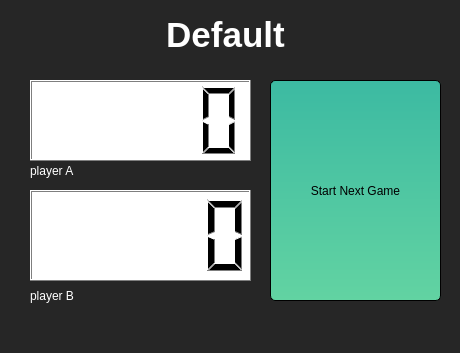
<?xml version="1.0" encoding="UTF-8"?>
<ui version="4.0">
 <class>matchDisplay</class>
 <widget class="QDialog" name="matchDisplay">
  <property name="geometry">
   <rect>
    <x>0</x>
    <y>0</y>
    <width>460</width>
    <height>353</height>
   </rect>
  </property>
  <property name="palette">
   <palette>
    <active>
     <colorrole role="WindowText">
      <brush brushstyle="SolidPattern">
       <color alpha="255">
        <red>255</red>
        <green>255</green>
        <blue>255</blue>
       </color>
      </brush>
     </colorrole>
     <colorrole role="Button">
      <brush brushstyle="SolidPattern">
       <color alpha="255">
        <red>38</red>
        <green>38</green>
        <blue>38</blue>
       </color>
      </brush>
     </colorrole>
     <colorrole role="Light">
      <brush brushstyle="SolidPattern">
       <color alpha="255">
        <red>57</red>
        <green>57</green>
        <blue>57</blue>
       </color>
      </brush>
     </colorrole>
     <colorrole role="Midlight">
      <brush brushstyle="SolidPattern">
       <color alpha="255">
        <red>47</red>
        <green>47</green>
        <blue>47</blue>
       </color>
      </brush>
     </colorrole>
     <colorrole role="Dark">
      <brush brushstyle="SolidPattern">
       <color alpha="255">
        <red>19</red>
        <green>19</green>
        <blue>19</blue>
       </color>
      </brush>
     </colorrole>
     <colorrole role="Mid">
      <brush brushstyle="SolidPattern">
       <color alpha="255">
        <red>25</red>
        <green>25</green>
        <blue>25</blue>
       </color>
      </brush>
     </colorrole>
     <colorrole role="Text">
      <brush brushstyle="SolidPattern">
       <color alpha="255">
        <red>255</red>
        <green>255</green>
        <blue>255</blue>
       </color>
      </brush>
     </colorrole>
     <colorrole role="BrightText">
      <brush brushstyle="SolidPattern">
       <color alpha="255">
        <red>255</red>
        <green>255</green>
        <blue>255</blue>
       </color>
      </brush>
     </colorrole>
     <colorrole role="ButtonText">
      <brush brushstyle="SolidPattern">
       <color alpha="255">
        <red>255</red>
        <green>255</green>
        <blue>255</blue>
       </color>
      </brush>
     </colorrole>
     <colorrole role="Base">
      <brush brushstyle="SolidPattern">
       <color alpha="255">
        <red>0</red>
        <green>0</green>
        <blue>0</blue>
       </color>
      </brush>
     </colorrole>
     <colorrole role="Window">
      <brush brushstyle="SolidPattern">
       <color alpha="255">
        <red>38</red>
        <green>38</green>
        <blue>38</blue>
       </color>
      </brush>
     </colorrole>
     <colorrole role="Shadow">
      <brush brushstyle="SolidPattern">
       <color alpha="255">
        <red>0</red>
        <green>0</green>
        <blue>0</blue>
       </color>
      </brush>
     </colorrole>
     <colorrole role="AlternateBase">
      <brush brushstyle="SolidPattern">
       <color alpha="255">
        <red>19</red>
        <green>19</green>
        <blue>19</blue>
       </color>
      </brush>
     </colorrole>
     <colorrole role="ToolTipBase">
      <brush brushstyle="SolidPattern">
       <color alpha="255">
        <red>255</red>
        <green>255</green>
        <blue>220</blue>
       </color>
      </brush>
     </colorrole>
     <colorrole role="ToolTipText">
      <brush brushstyle="SolidPattern">
       <color alpha="255">
        <red>0</red>
        <green>0</green>
        <blue>0</blue>
       </color>
      </brush>
     </colorrole>
    </active>
    <inactive>
     <colorrole role="WindowText">
      <brush brushstyle="SolidPattern">
       <color alpha="255">
        <red>255</red>
        <green>255</green>
        <blue>255</blue>
       </color>
      </brush>
     </colorrole>
     <colorrole role="Button">
      <brush brushstyle="SolidPattern">
       <color alpha="255">
        <red>38</red>
        <green>38</green>
        <blue>38</blue>
       </color>
      </brush>
     </colorrole>
     <colorrole role="Light">
      <brush brushstyle="SolidPattern">
       <color alpha="255">
        <red>57</red>
        <green>57</green>
        <blue>57</blue>
       </color>
      </brush>
     </colorrole>
     <colorrole role="Midlight">
      <brush brushstyle="SolidPattern">
       <color alpha="255">
        <red>47</red>
        <green>47</green>
        <blue>47</blue>
       </color>
      </brush>
     </colorrole>
     <colorrole role="Dark">
      <brush brushstyle="SolidPattern">
       <color alpha="255">
        <red>19</red>
        <green>19</green>
        <blue>19</blue>
       </color>
      </brush>
     </colorrole>
     <colorrole role="Mid">
      <brush brushstyle="SolidPattern">
       <color alpha="255">
        <red>25</red>
        <green>25</green>
        <blue>25</blue>
       </color>
      </brush>
     </colorrole>
     <colorrole role="Text">
      <brush brushstyle="SolidPattern">
       <color alpha="255">
        <red>255</red>
        <green>255</green>
        <blue>255</blue>
       </color>
      </brush>
     </colorrole>
     <colorrole role="BrightText">
      <brush brushstyle="SolidPattern">
       <color alpha="255">
        <red>255</red>
        <green>255</green>
        <blue>255</blue>
       </color>
      </brush>
     </colorrole>
     <colorrole role="ButtonText">
      <brush brushstyle="SolidPattern">
       <color alpha="255">
        <red>255</red>
        <green>255</green>
        <blue>255</blue>
       </color>
      </brush>
     </colorrole>
     <colorrole role="Base">
      <brush brushstyle="SolidPattern">
       <color alpha="255">
        <red>0</red>
        <green>0</green>
        <blue>0</blue>
       </color>
      </brush>
     </colorrole>
     <colorrole role="Window">
      <brush brushstyle="SolidPattern">
       <color alpha="255">
        <red>38</red>
        <green>38</green>
        <blue>38</blue>
       </color>
      </brush>
     </colorrole>
     <colorrole role="Shadow">
      <brush brushstyle="SolidPattern">
       <color alpha="255">
        <red>0</red>
        <green>0</green>
        <blue>0</blue>
       </color>
      </brush>
     </colorrole>
     <colorrole role="AlternateBase">
      <brush brushstyle="SolidPattern">
       <color alpha="255">
        <red>19</red>
        <green>19</green>
        <blue>19</blue>
       </color>
      </brush>
     </colorrole>
     <colorrole role="ToolTipBase">
      <brush brushstyle="SolidPattern">
       <color alpha="255">
        <red>255</red>
        <green>255</green>
        <blue>220</blue>
       </color>
      </brush>
     </colorrole>
     <colorrole role="ToolTipText">
      <brush brushstyle="SolidPattern">
       <color alpha="255">
        <red>0</red>
        <green>0</green>
        <blue>0</blue>
       </color>
      </brush>
     </colorrole>
    </inactive>
    <disabled>
     <colorrole role="WindowText">
      <brush brushstyle="SolidPattern">
       <color alpha="255">
        <red>19</red>
        <green>19</green>
        <blue>19</blue>
       </color>
      </brush>
     </colorrole>
     <colorrole role="Button">
      <brush brushstyle="SolidPattern">
       <color alpha="255">
        <red>38</red>
        <green>38</green>
        <blue>38</blue>
       </color>
      </brush>
     </colorrole>
     <colorrole role="Light">
      <brush brushstyle="SolidPattern">
       <color alpha="255">
        <red>57</red>
        <green>57</green>
        <blue>57</blue>
       </color>
      </brush>
     </colorrole>
     <colorrole role="Midlight">
      <brush brushstyle="SolidPattern">
       <color alpha="255">
        <red>47</red>
        <green>47</green>
        <blue>47</blue>
       </color>
      </brush>
     </colorrole>
     <colorrole role="Dark">
      <brush brushstyle="SolidPattern">
       <color alpha="255">
        <red>19</red>
        <green>19</green>
        <blue>19</blue>
       </color>
      </brush>
     </colorrole>
     <colorrole role="Mid">
      <brush brushstyle="SolidPattern">
       <color alpha="255">
        <red>25</red>
        <green>25</green>
        <blue>25</blue>
       </color>
      </brush>
     </colorrole>
     <colorrole role="Text">
      <brush brushstyle="SolidPattern">
       <color alpha="255">
        <red>19</red>
        <green>19</green>
        <blue>19</blue>
       </color>
      </brush>
     </colorrole>
     <colorrole role="BrightText">
      <brush brushstyle="SolidPattern">
       <color alpha="255">
        <red>255</red>
        <green>255</green>
        <blue>255</blue>
       </color>
      </brush>
     </colorrole>
     <colorrole role="ButtonText">
      <brush brushstyle="SolidPattern">
       <color alpha="255">
        <red>19</red>
        <green>19</green>
        <blue>19</blue>
       </color>
      </brush>
     </colorrole>
     <colorrole role="Base">
      <brush brushstyle="SolidPattern">
       <color alpha="255">
        <red>38</red>
        <green>38</green>
        <blue>38</blue>
       </color>
      </brush>
     </colorrole>
     <colorrole role="Window">
      <brush brushstyle="SolidPattern">
       <color alpha="255">
        <red>38</red>
        <green>38</green>
        <blue>38</blue>
       </color>
      </brush>
     </colorrole>
     <colorrole role="Shadow">
      <brush brushstyle="SolidPattern">
       <color alpha="255">
        <red>0</red>
        <green>0</green>
        <blue>0</blue>
       </color>
      </brush>
     </colorrole>
     <colorrole role="AlternateBase">
      <brush brushstyle="SolidPattern">
       <color alpha="255">
        <red>38</red>
        <green>38</green>
        <blue>38</blue>
       </color>
      </brush>
     </colorrole>
     <colorrole role="ToolTipBase">
      <brush brushstyle="SolidPattern">
       <color alpha="255">
        <red>255</red>
        <green>255</green>
        <blue>220</blue>
       </color>
      </brush>
     </colorrole>
     <colorrole role="ToolTipText">
      <brush brushstyle="SolidPattern">
       <color alpha="255">
        <red>0</red>
        <green>0</green>
        <blue>0</blue>
       </color>
      </brush>
     </colorrole>
    </disabled>
   </palette>
  </property>
  <property name="windowTitle">
   <string>Match Viewer</string>
  </property>
  <property name="windowOpacity">
   <double>1.000000000000000</double>
  </property>
  <property name="autoFillBackground">
   <bool>true</bool>
  </property>
  <widget class="QLabel" name="playerAlabel">
   <property name="geometry">
    <rect>
     <x>30</x>
     <y>150</y>
     <width>91</width>
     <height>41</height>
    </rect>
   </property>
   <property name="text">
    <string>player A</string>
   </property>
  </widget>
  <widget class="QLabel" name="playerBlabel">
   <property name="geometry">
    <rect>
     <x>30</x>
     <y>260</y>
     <width>81</width>
     <height>71</height>
    </rect>
   </property>
   <property name="text">
    <string>player B</string>
   </property>
  </widget>
  <widget class="QLCDNumber" name="playerAlcdNumber">
   <property name="geometry">
    <rect>
     <x>30</x>
     <y>80</y>
     <width>221</width>
     <height>81</height>
    </rect>
   </property>
   <property name="palette">
    <palette>
     <active>
      <colorrole role="WindowText">
       <brush brushstyle="SolidPattern">
        <color alpha="255">
         <red>0</red>
         <green>0</green>
         <blue>0</blue>
        </color>
       </brush>
      </colorrole>
      <colorrole role="Button">
       <brush brushstyle="SolidPattern">
        <color alpha="255">
         <red>255</red>
         <green>255</green>
         <blue>255</blue>
        </color>
       </brush>
      </colorrole>
      <colorrole role="Light">
       <brush brushstyle="SolidPattern">
        <color alpha="255">
         <red>255</red>
         <green>255</green>
         <blue>255</blue>
        </color>
       </brush>
      </colorrole>
      <colorrole role="Midlight">
       <brush brushstyle="SolidPattern">
        <color alpha="255">
         <red>255</red>
         <green>255</green>
         <blue>255</blue>
        </color>
       </brush>
      </colorrole>
      <colorrole role="Dark">
       <brush brushstyle="SolidPattern">
        <color alpha="255">
         <red>127</red>
         <green>127</green>
         <blue>127</blue>
        </color>
       </brush>
      </colorrole>
      <colorrole role="Mid">
       <brush brushstyle="SolidPattern">
        <color alpha="255">
         <red>170</red>
         <green>170</green>
         <blue>170</blue>
        </color>
       </brush>
      </colorrole>
      <colorrole role="Text">
       <brush brushstyle="SolidPattern">
        <color alpha="255">
         <red>0</red>
         <green>0</green>
         <blue>0</blue>
        </color>
       </brush>
      </colorrole>
      <colorrole role="BrightText">
       <brush brushstyle="SolidPattern">
        <color alpha="255">
         <red>255</red>
         <green>255</green>
         <blue>255</blue>
        </color>
       </brush>
      </colorrole>
      <colorrole role="ButtonText">
       <brush brushstyle="SolidPattern">
        <color alpha="255">
         <red>0</red>
         <green>0</green>
         <blue>0</blue>
        </color>
       </brush>
      </colorrole>
      <colorrole role="Base">
       <brush brushstyle="SolidPattern">
        <color alpha="255">
         <red>255</red>
         <green>255</green>
         <blue>255</blue>
        </color>
       </brush>
      </colorrole>
      <colorrole role="Window">
       <brush brushstyle="SolidPattern">
        <color alpha="255">
         <red>255</red>
         <green>255</green>
         <blue>255</blue>
        </color>
       </brush>
      </colorrole>
      <colorrole role="Shadow">
       <brush brushstyle="SolidPattern">
        <color alpha="255">
         <red>0</red>
         <green>0</green>
         <blue>0</blue>
        </color>
       </brush>
      </colorrole>
      <colorrole role="AlternateBase">
       <brush brushstyle="SolidPattern">
        <color alpha="255">
         <red>255</red>
         <green>255</green>
         <blue>255</blue>
        </color>
       </brush>
      </colorrole>
      <colorrole role="ToolTipBase">
       <brush brushstyle="SolidPattern">
        <color alpha="255">
         <red>255</red>
         <green>255</green>
         <blue>220</blue>
        </color>
       </brush>
      </colorrole>
      <colorrole role="ToolTipText">
       <brush brushstyle="SolidPattern">
        <color alpha="255">
         <red>0</red>
         <green>0</green>
         <blue>0</blue>
        </color>
       </brush>
      </colorrole>
     </active>
     <inactive>
      <colorrole role="WindowText">
       <brush brushstyle="SolidPattern">
        <color alpha="255">
         <red>0</red>
         <green>0</green>
         <blue>0</blue>
        </color>
       </brush>
      </colorrole>
      <colorrole role="Button">
       <brush brushstyle="SolidPattern">
        <color alpha="255">
         <red>255</red>
         <green>255</green>
         <blue>255</blue>
        </color>
       </brush>
      </colorrole>
      <colorrole role="Light">
       <brush brushstyle="SolidPattern">
        <color alpha="255">
         <red>255</red>
         <green>255</green>
         <blue>255</blue>
        </color>
       </brush>
      </colorrole>
      <colorrole role="Midlight">
       <brush brushstyle="SolidPattern">
        <color alpha="255">
         <red>255</red>
         <green>255</green>
         <blue>255</blue>
        </color>
       </brush>
      </colorrole>
      <colorrole role="Dark">
       <brush brushstyle="SolidPattern">
        <color alpha="255">
         <red>127</red>
         <green>127</green>
         <blue>127</blue>
        </color>
       </brush>
      </colorrole>
      <colorrole role="Mid">
       <brush brushstyle="SolidPattern">
        <color alpha="255">
         <red>170</red>
         <green>170</green>
         <blue>170</blue>
        </color>
       </brush>
      </colorrole>
      <colorrole role="Text">
       <brush brushstyle="SolidPattern">
        <color alpha="255">
         <red>0</red>
         <green>0</green>
         <blue>0</blue>
        </color>
       </brush>
      </colorrole>
      <colorrole role="BrightText">
       <brush brushstyle="SolidPattern">
        <color alpha="255">
         <red>255</red>
         <green>255</green>
         <blue>255</blue>
        </color>
       </brush>
      </colorrole>
      <colorrole role="ButtonText">
       <brush brushstyle="SolidPattern">
        <color alpha="255">
         <red>0</red>
         <green>0</green>
         <blue>0</blue>
        </color>
       </brush>
      </colorrole>
      <colorrole role="Base">
       <brush brushstyle="SolidPattern">
        <color alpha="255">
         <red>255</red>
         <green>255</green>
         <blue>255</blue>
        </color>
       </brush>
      </colorrole>
      <colorrole role="Window">
       <brush brushstyle="SolidPattern">
        <color alpha="255">
         <red>255</red>
         <green>255</green>
         <blue>255</blue>
        </color>
       </brush>
      </colorrole>
      <colorrole role="Shadow">
       <brush brushstyle="SolidPattern">
        <color alpha="255">
         <red>0</red>
         <green>0</green>
         <blue>0</blue>
        </color>
       </brush>
      </colorrole>
      <colorrole role="AlternateBase">
       <brush brushstyle="SolidPattern">
        <color alpha="255">
         <red>255</red>
         <green>255</green>
         <blue>255</blue>
        </color>
       </brush>
      </colorrole>
      <colorrole role="ToolTipBase">
       <brush brushstyle="SolidPattern">
        <color alpha="255">
         <red>255</red>
         <green>255</green>
         <blue>220</blue>
        </color>
       </brush>
      </colorrole>
      <colorrole role="ToolTipText">
       <brush brushstyle="SolidPattern">
        <color alpha="255">
         <red>0</red>
         <green>0</green>
         <blue>0</blue>
        </color>
       </brush>
      </colorrole>
     </inactive>
     <disabled>
      <colorrole role="WindowText">
       <brush brushstyle="SolidPattern">
        <color alpha="255">
         <red>127</red>
         <green>127</green>
         <blue>127</blue>
        </color>
       </brush>
      </colorrole>
      <colorrole role="Button">
       <brush brushstyle="SolidPattern">
        <color alpha="255">
         <red>255</red>
         <green>255</green>
         <blue>255</blue>
        </color>
       </brush>
      </colorrole>
      <colorrole role="Light">
       <brush brushstyle="SolidPattern">
        <color alpha="255">
         <red>255</red>
         <green>255</green>
         <blue>255</blue>
        </color>
       </brush>
      </colorrole>
      <colorrole role="Midlight">
       <brush brushstyle="SolidPattern">
        <color alpha="255">
         <red>255</red>
         <green>255</green>
         <blue>255</blue>
        </color>
       </brush>
      </colorrole>
      <colorrole role="Dark">
       <brush brushstyle="SolidPattern">
        <color alpha="255">
         <red>127</red>
         <green>127</green>
         <blue>127</blue>
        </color>
       </brush>
      </colorrole>
      <colorrole role="Mid">
       <brush brushstyle="SolidPattern">
        <color alpha="255">
         <red>170</red>
         <green>170</green>
         <blue>170</blue>
        </color>
       </brush>
      </colorrole>
      <colorrole role="Text">
       <brush brushstyle="SolidPattern">
        <color alpha="255">
         <red>127</red>
         <green>127</green>
         <blue>127</blue>
        </color>
       </brush>
      </colorrole>
      <colorrole role="BrightText">
       <brush brushstyle="SolidPattern">
        <color alpha="255">
         <red>255</red>
         <green>255</green>
         <blue>255</blue>
        </color>
       </brush>
      </colorrole>
      <colorrole role="ButtonText">
       <brush brushstyle="SolidPattern">
        <color alpha="255">
         <red>127</red>
         <green>127</green>
         <blue>127</blue>
        </color>
       </brush>
      </colorrole>
      <colorrole role="Base">
       <brush brushstyle="SolidPattern">
        <color alpha="255">
         <red>255</red>
         <green>255</green>
         <blue>255</blue>
        </color>
       </brush>
      </colorrole>
      <colorrole role="Window">
       <brush brushstyle="SolidPattern">
        <color alpha="255">
         <red>255</red>
         <green>255</green>
         <blue>255</blue>
        </color>
       </brush>
      </colorrole>
      <colorrole role="Shadow">
       <brush brushstyle="SolidPattern">
        <color alpha="255">
         <red>0</red>
         <green>0</green>
         <blue>0</blue>
        </color>
       </brush>
      </colorrole>
      <colorrole role="AlternateBase">
       <brush brushstyle="SolidPattern">
        <color alpha="255">
         <red>255</red>
         <green>255</green>
         <blue>255</blue>
        </color>
       </brush>
      </colorrole>
      <colorrole role="ToolTipBase">
       <brush brushstyle="SolidPattern">
        <color alpha="255">
         <red>255</red>
         <green>255</green>
         <blue>220</blue>
        </color>
       </brush>
      </colorrole>
      <colorrole role="ToolTipText">
       <brush brushstyle="SolidPattern">
        <color alpha="255">
         <red>0</red>
         <green>0</green>
         <blue>0</blue>
        </color>
       </brush>
      </colorrole>
     </disabled>
    </palette>
   </property>
   <property name="font">
    <font>
     <weight>50</weight>
     <bold>false</bold>
    </font>
   </property>
   <property name="autoFillBackground">
    <bool>true</bool>
   </property>
  </widget>
  <widget class="QLCDNumber" name="playerBlcdnumber">
   <property name="geometry">
    <rect>
     <x>30</x>
     <y>190</y>
     <width>221</width>
     <height>91</height>
    </rect>
   </property>
   <property name="palette">
    <palette>
     <active>
      <colorrole role="WindowText">
       <brush brushstyle="SolidPattern">
        <color alpha="255">
         <red>0</red>
         <green>0</green>
         <blue>0</blue>
        </color>
       </brush>
      </colorrole>
      <colorrole role="Button">
       <brush brushstyle="SolidPattern">
        <color alpha="255">
         <red>255</red>
         <green>255</green>
         <blue>255</blue>
        </color>
       </brush>
      </colorrole>
      <colorrole role="Light">
       <brush brushstyle="SolidPattern">
        <color alpha="255">
         <red>255</red>
         <green>255</green>
         <blue>255</blue>
        </color>
       </brush>
      </colorrole>
      <colorrole role="Midlight">
       <brush brushstyle="SolidPattern">
        <color alpha="255">
         <red>255</red>
         <green>255</green>
         <blue>255</blue>
        </color>
       </brush>
      </colorrole>
      <colorrole role="Dark">
       <brush brushstyle="SolidPattern">
        <color alpha="255">
         <red>127</red>
         <green>127</green>
         <blue>127</blue>
        </color>
       </brush>
      </colorrole>
      <colorrole role="Mid">
       <brush brushstyle="SolidPattern">
        <color alpha="255">
         <red>170</red>
         <green>170</green>
         <blue>170</blue>
        </color>
       </brush>
      </colorrole>
      <colorrole role="Text">
       <brush brushstyle="SolidPattern">
        <color alpha="255">
         <red>0</red>
         <green>0</green>
         <blue>0</blue>
        </color>
       </brush>
      </colorrole>
      <colorrole role="BrightText">
       <brush brushstyle="SolidPattern">
        <color alpha="255">
         <red>255</red>
         <green>255</green>
         <blue>255</blue>
        </color>
       </brush>
      </colorrole>
      <colorrole role="ButtonText">
       <brush brushstyle="SolidPattern">
        <color alpha="255">
         <red>0</red>
         <green>0</green>
         <blue>0</blue>
        </color>
       </brush>
      </colorrole>
      <colorrole role="Base">
       <brush brushstyle="SolidPattern">
        <color alpha="255">
         <red>255</red>
         <green>255</green>
         <blue>255</blue>
        </color>
       </brush>
      </colorrole>
      <colorrole role="Window">
       <brush brushstyle="SolidPattern">
        <color alpha="255">
         <red>255</red>
         <green>255</green>
         <blue>255</blue>
        </color>
       </brush>
      </colorrole>
      <colorrole role="Shadow">
       <brush brushstyle="SolidPattern">
        <color alpha="255">
         <red>0</red>
         <green>0</green>
         <blue>0</blue>
        </color>
       </brush>
      </colorrole>
      <colorrole role="AlternateBase">
       <brush brushstyle="SolidPattern">
        <color alpha="255">
         <red>255</red>
         <green>255</green>
         <blue>255</blue>
        </color>
       </brush>
      </colorrole>
      <colorrole role="ToolTipBase">
       <brush brushstyle="SolidPattern">
        <color alpha="255">
         <red>255</red>
         <green>255</green>
         <blue>220</blue>
        </color>
       </brush>
      </colorrole>
      <colorrole role="ToolTipText">
       <brush brushstyle="SolidPattern">
        <color alpha="255">
         <red>0</red>
         <green>0</green>
         <blue>0</blue>
        </color>
       </brush>
      </colorrole>
     </active>
     <inactive>
      <colorrole role="WindowText">
       <brush brushstyle="SolidPattern">
        <color alpha="255">
         <red>0</red>
         <green>0</green>
         <blue>0</blue>
        </color>
       </brush>
      </colorrole>
      <colorrole role="Button">
       <brush brushstyle="SolidPattern">
        <color alpha="255">
         <red>255</red>
         <green>255</green>
         <blue>255</blue>
        </color>
       </brush>
      </colorrole>
      <colorrole role="Light">
       <brush brushstyle="SolidPattern">
        <color alpha="255">
         <red>255</red>
         <green>255</green>
         <blue>255</blue>
        </color>
       </brush>
      </colorrole>
      <colorrole role="Midlight">
       <brush brushstyle="SolidPattern">
        <color alpha="255">
         <red>255</red>
         <green>255</green>
         <blue>255</blue>
        </color>
       </brush>
      </colorrole>
      <colorrole role="Dark">
       <brush brushstyle="SolidPattern">
        <color alpha="255">
         <red>127</red>
         <green>127</green>
         <blue>127</blue>
        </color>
       </brush>
      </colorrole>
      <colorrole role="Mid">
       <brush brushstyle="SolidPattern">
        <color alpha="255">
         <red>170</red>
         <green>170</green>
         <blue>170</blue>
        </color>
       </brush>
      </colorrole>
      <colorrole role="Text">
       <brush brushstyle="SolidPattern">
        <color alpha="255">
         <red>0</red>
         <green>0</green>
         <blue>0</blue>
        </color>
       </brush>
      </colorrole>
      <colorrole role="BrightText">
       <brush brushstyle="SolidPattern">
        <color alpha="255">
         <red>255</red>
         <green>255</green>
         <blue>255</blue>
        </color>
       </brush>
      </colorrole>
      <colorrole role="ButtonText">
       <brush brushstyle="SolidPattern">
        <color alpha="255">
         <red>0</red>
         <green>0</green>
         <blue>0</blue>
        </color>
       </brush>
      </colorrole>
      <colorrole role="Base">
       <brush brushstyle="SolidPattern">
        <color alpha="255">
         <red>255</red>
         <green>255</green>
         <blue>255</blue>
        </color>
       </brush>
      </colorrole>
      <colorrole role="Window">
       <brush brushstyle="SolidPattern">
        <color alpha="255">
         <red>255</red>
         <green>255</green>
         <blue>255</blue>
        </color>
       </brush>
      </colorrole>
      <colorrole role="Shadow">
       <brush brushstyle="SolidPattern">
        <color alpha="255">
         <red>0</red>
         <green>0</green>
         <blue>0</blue>
        </color>
       </brush>
      </colorrole>
      <colorrole role="AlternateBase">
       <brush brushstyle="SolidPattern">
        <color alpha="255">
         <red>255</red>
         <green>255</green>
         <blue>255</blue>
        </color>
       </brush>
      </colorrole>
      <colorrole role="ToolTipBase">
       <brush brushstyle="SolidPattern">
        <color alpha="255">
         <red>255</red>
         <green>255</green>
         <blue>220</blue>
        </color>
       </brush>
      </colorrole>
      <colorrole role="ToolTipText">
       <brush brushstyle="SolidPattern">
        <color alpha="255">
         <red>0</red>
         <green>0</green>
         <blue>0</blue>
        </color>
       </brush>
      </colorrole>
     </inactive>
     <disabled>
      <colorrole role="WindowText">
       <brush brushstyle="SolidPattern">
        <color alpha="255">
         <red>127</red>
         <green>127</green>
         <blue>127</blue>
        </color>
       </brush>
      </colorrole>
      <colorrole role="Button">
       <brush brushstyle="SolidPattern">
        <color alpha="255">
         <red>255</red>
         <green>255</green>
         <blue>255</blue>
        </color>
       </brush>
      </colorrole>
      <colorrole role="Light">
       <brush brushstyle="SolidPattern">
        <color alpha="255">
         <red>255</red>
         <green>255</green>
         <blue>255</blue>
        </color>
       </brush>
      </colorrole>
      <colorrole role="Midlight">
       <brush brushstyle="SolidPattern">
        <color alpha="255">
         <red>255</red>
         <green>255</green>
         <blue>255</blue>
        </color>
       </brush>
      </colorrole>
      <colorrole role="Dark">
       <brush brushstyle="SolidPattern">
        <color alpha="255">
         <red>127</red>
         <green>127</green>
         <blue>127</blue>
        </color>
       </brush>
      </colorrole>
      <colorrole role="Mid">
       <brush brushstyle="SolidPattern">
        <color alpha="255">
         <red>170</red>
         <green>170</green>
         <blue>170</blue>
        </color>
       </brush>
      </colorrole>
      <colorrole role="Text">
       <brush brushstyle="SolidPattern">
        <color alpha="255">
         <red>127</red>
         <green>127</green>
         <blue>127</blue>
        </color>
       </brush>
      </colorrole>
      <colorrole role="BrightText">
       <brush brushstyle="SolidPattern">
        <color alpha="255">
         <red>255</red>
         <green>255</green>
         <blue>255</blue>
        </color>
       </brush>
      </colorrole>
      <colorrole role="ButtonText">
       <brush brushstyle="SolidPattern">
        <color alpha="255">
         <red>127</red>
         <green>127</green>
         <blue>127</blue>
        </color>
       </brush>
      </colorrole>
      <colorrole role="Base">
       <brush brushstyle="SolidPattern">
        <color alpha="255">
         <red>255</red>
         <green>255</green>
         <blue>255</blue>
        </color>
       </brush>
      </colorrole>
      <colorrole role="Window">
       <brush brushstyle="SolidPattern">
        <color alpha="255">
         <red>255</red>
         <green>255</green>
         <blue>255</blue>
        </color>
       </brush>
      </colorrole>
      <colorrole role="Shadow">
       <brush brushstyle="SolidPattern">
        <color alpha="255">
         <red>0</red>
         <green>0</green>
         <blue>0</blue>
        </color>
       </brush>
      </colorrole>
      <colorrole role="AlternateBase">
       <brush brushstyle="SolidPattern">
        <color alpha="255">
         <red>255</red>
         <green>255</green>
         <blue>255</blue>
        </color>
       </brush>
      </colorrole>
      <colorrole role="ToolTipBase">
       <brush brushstyle="SolidPattern">
        <color alpha="255">
         <red>255</red>
         <green>255</green>
         <blue>220</blue>
        </color>
       </brush>
      </colorrole>
      <colorrole role="ToolTipText">
       <brush brushstyle="SolidPattern">
        <color alpha="255">
         <red>0</red>
         <green>0</green>
         <blue>0</blue>
        </color>
       </brush>
      </colorrole>
     </disabled>
    </palette>
   </property>
   <property name="autoFillBackground">
    <bool>true</bool>
   </property>
  </widget>
  <widget class="QLabel" name="titleLabel">
   <property name="geometry">
    <rect>
     <x>80</x>
     <y>10</y>
     <width>291</width>
     <height>51</height>
    </rect>
   </property>
   <property name="text">
    <string>&lt;html&gt;&lt;head/&gt;&lt;body&gt;&lt;p align=&quot;center&quot;&gt;&lt;span style=&quot; font-size:26pt; font-weight:600;&quot;&gt;Default&lt;/span&gt;&lt;/p&gt;&lt;/body&gt;&lt;/html&gt;</string>
   </property>
  </widget>
  <widget class="QPushButton" name="pushButton">
   <property name="geometry">
    <rect>
     <x>270</x>
     <y>80</y>
     <width>171</width>
     <height>221</height>
    </rect>
   </property>
   <property name="palette">
    <palette>
     <active>
      <colorrole role="WindowText">
       <brush brushstyle="SolidPattern">
        <color alpha="255">
         <red>0</red>
         <green>0</green>
         <blue>0</blue>
        </color>
       </brush>
      </colorrole>
      <colorrole role="Button">
       <brush brushstyle="LinearGradientPattern">
        <gradient startx="0.000000000000000" starty="0.000000000000000" endx="0.000000000000000" endy="1.000000000000000" type="LinearGradient" spread="PadSpread" coordinatemode="ObjectBoundingMode">
         <gradientstop position="0.000000000000000">
          <color alpha="255">
           <red>60</red>
           <green>186</green>
           <blue>162</blue>
          </color>
         </gradientstop>
         <gradientstop position="1.000000000000000">
          <color alpha="255">
           <red>98</red>
           <green>211</green>
           <blue>162</blue>
          </color>
         </gradientstop>
        </gradient>
       </brush>
      </colorrole>
      <colorrole role="Light">
       <brush brushstyle="SolidPattern">
        <color alpha="255">
         <red>255</red>
         <green>127</green>
         <blue>191</blue>
        </color>
       </brush>
      </colorrole>
      <colorrole role="Midlight">
       <brush brushstyle="SolidPattern">
        <color alpha="255">
         <red>212</red>
         <green>106</green>
         <blue>159</blue>
        </color>
       </brush>
      </colorrole>
      <colorrole role="Dark">
       <brush brushstyle="SolidPattern">
        <color alpha="255">
         <red>85</red>
         <green>42</green>
         <blue>63</blue>
        </color>
       </brush>
      </colorrole>
      <colorrole role="Mid">
       <brush brushstyle="SolidPattern">
        <color alpha="255">
         <red>113</red>
         <green>56</green>
         <blue>84</blue>
        </color>
       </brush>
      </colorrole>
      <colorrole role="Text">
       <brush brushstyle="SolidPattern">
        <color alpha="255">
         <red>0</red>
         <green>0</green>
         <blue>0</blue>
        </color>
       </brush>
      </colorrole>
      <colorrole role="BrightText">
       <brush brushstyle="SolidPattern">
        <color alpha="255">
         <red>255</red>
         <green>255</green>
         <blue>255</blue>
        </color>
       </brush>
      </colorrole>
      <colorrole role="ButtonText">
       <brush brushstyle="SolidPattern">
        <color alpha="255">
         <red>0</red>
         <green>0</green>
         <blue>0</blue>
        </color>
       </brush>
      </colorrole>
      <colorrole role="Base">
       <brush brushstyle="LinearGradientPattern">
        <gradient startx="0.000000000000000" starty="0.000000000000000" endx="0.000000000000000" endy="1.000000000000000" type="LinearGradient" spread="PadSpread" coordinatemode="ObjectBoundingMode">
         <gradientstop position="0.000000000000000">
          <color alpha="255">
           <red>60</red>
           <green>186</green>
           <blue>162</blue>
          </color>
         </gradientstop>
         <gradientstop position="1.000000000000000">
          <color alpha="255">
           <red>98</red>
           <green>211</green>
           <blue>162</blue>
          </color>
         </gradientstop>
        </gradient>
       </brush>
      </colorrole>
      <colorrole role="Window">
       <brush brushstyle="LinearGradientPattern">
        <gradient startx="0.000000000000000" starty="0.000000000000000" endx="0.000000000000000" endy="1.000000000000000" type="LinearGradient" spread="PadSpread" coordinatemode="ObjectBoundingMode">
         <gradientstop position="0.000000000000000">
          <color alpha="255">
           <red>60</red>
           <green>186</green>
           <blue>162</blue>
          </color>
         </gradientstop>
         <gradientstop position="1.000000000000000">
          <color alpha="255">
           <red>98</red>
           <green>211</green>
           <blue>162</blue>
          </color>
         </gradientstop>
        </gradient>
       </brush>
      </colorrole>
      <colorrole role="Shadow">
       <brush brushstyle="SolidPattern">
        <color alpha="255">
         <red>0</red>
         <green>0</green>
         <blue>0</blue>
        </color>
       </brush>
      </colorrole>
      <colorrole role="AlternateBase">
       <brush brushstyle="SolidPattern">
        <color alpha="255">
         <red>212</red>
         <green>170</green>
         <blue>191</blue>
        </color>
       </brush>
      </colorrole>
      <colorrole role="ToolTipBase">
       <brush brushstyle="SolidPattern">
        <color alpha="255">
         <red>255</red>
         <green>255</green>
         <blue>220</blue>
        </color>
       </brush>
      </colorrole>
      <colorrole role="ToolTipText">
       <brush brushstyle="SolidPattern">
        <color alpha="255">
         <red>0</red>
         <green>0</green>
         <blue>0</blue>
        </color>
       </brush>
      </colorrole>
     </active>
     <inactive>
      <colorrole role="WindowText">
       <brush brushstyle="SolidPattern">
        <color alpha="255">
         <red>0</red>
         <green>0</green>
         <blue>0</blue>
        </color>
       </brush>
      </colorrole>
      <colorrole role="Button">
       <brush brushstyle="LinearGradientPattern">
        <gradient startx="0.000000000000000" starty="0.000000000000000" endx="0.000000000000000" endy="1.000000000000000" type="LinearGradient" spread="PadSpread" coordinatemode="ObjectBoundingMode">
         <gradientstop position="0.000000000000000">
          <color alpha="255">
           <red>60</red>
           <green>186</green>
           <blue>162</blue>
          </color>
         </gradientstop>
         <gradientstop position="1.000000000000000">
          <color alpha="255">
           <red>98</red>
           <green>211</green>
           <blue>162</blue>
          </color>
         </gradientstop>
        </gradient>
       </brush>
      </colorrole>
      <colorrole role="Light">
       <brush brushstyle="SolidPattern">
        <color alpha="255">
         <red>255</red>
         <green>127</green>
         <blue>191</blue>
        </color>
       </brush>
      </colorrole>
      <colorrole role="Midlight">
       <brush brushstyle="SolidPattern">
        <color alpha="255">
         <red>212</red>
         <green>106</green>
         <blue>159</blue>
        </color>
       </brush>
      </colorrole>
      <colorrole role="Dark">
       <brush brushstyle="SolidPattern">
        <color alpha="255">
         <red>85</red>
         <green>42</green>
         <blue>63</blue>
        </color>
       </brush>
      </colorrole>
      <colorrole role="Mid">
       <brush brushstyle="SolidPattern">
        <color alpha="255">
         <red>113</red>
         <green>56</green>
         <blue>84</blue>
        </color>
       </brush>
      </colorrole>
      <colorrole role="Text">
       <brush brushstyle="SolidPattern">
        <color alpha="255">
         <red>0</red>
         <green>0</green>
         <blue>0</blue>
        </color>
       </brush>
      </colorrole>
      <colorrole role="BrightText">
       <brush brushstyle="SolidPattern">
        <color alpha="255">
         <red>255</red>
         <green>255</green>
         <blue>255</blue>
        </color>
       </brush>
      </colorrole>
      <colorrole role="ButtonText">
       <brush brushstyle="SolidPattern">
        <color alpha="255">
         <red>0</red>
         <green>0</green>
         <blue>0</blue>
        </color>
       </brush>
      </colorrole>
      <colorrole role="Base">
       <brush brushstyle="LinearGradientPattern">
        <gradient startx="0.000000000000000" starty="0.000000000000000" endx="0.000000000000000" endy="1.000000000000000" type="LinearGradient" spread="PadSpread" coordinatemode="ObjectBoundingMode">
         <gradientstop position="0.000000000000000">
          <color alpha="255">
           <red>60</red>
           <green>186</green>
           <blue>162</blue>
          </color>
         </gradientstop>
         <gradientstop position="1.000000000000000">
          <color alpha="255">
           <red>98</red>
           <green>211</green>
           <blue>162</blue>
          </color>
         </gradientstop>
        </gradient>
       </brush>
      </colorrole>
      <colorrole role="Window">
       <brush brushstyle="LinearGradientPattern">
        <gradient startx="0.000000000000000" starty="0.000000000000000" endx="0.000000000000000" endy="1.000000000000000" type="LinearGradient" spread="PadSpread" coordinatemode="ObjectBoundingMode">
         <gradientstop position="0.000000000000000">
          <color alpha="255">
           <red>60</red>
           <green>186</green>
           <blue>162</blue>
          </color>
         </gradientstop>
         <gradientstop position="1.000000000000000">
          <color alpha="255">
           <red>98</red>
           <green>211</green>
           <blue>162</blue>
          </color>
         </gradientstop>
        </gradient>
       </brush>
      </colorrole>
      <colorrole role="Shadow">
       <brush brushstyle="SolidPattern">
        <color alpha="255">
         <red>0</red>
         <green>0</green>
         <blue>0</blue>
        </color>
       </brush>
      </colorrole>
      <colorrole role="AlternateBase">
       <brush brushstyle="SolidPattern">
        <color alpha="255">
         <red>212</red>
         <green>170</green>
         <blue>191</blue>
        </color>
       </brush>
      </colorrole>
      <colorrole role="ToolTipBase">
       <brush brushstyle="SolidPattern">
        <color alpha="255">
         <red>255</red>
         <green>255</green>
         <blue>220</blue>
        </color>
       </brush>
      </colorrole>
      <colorrole role="ToolTipText">
       <brush brushstyle="SolidPattern">
        <color alpha="255">
         <red>0</red>
         <green>0</green>
         <blue>0</blue>
        </color>
       </brush>
      </colorrole>
     </inactive>
     <disabled>
      <colorrole role="WindowText">
       <brush brushstyle="SolidPattern">
        <color alpha="255">
         <red>85</red>
         <green>42</green>
         <blue>63</blue>
        </color>
       </brush>
      </colorrole>
      <colorrole role="Button">
       <brush brushstyle="LinearGradientPattern">
        <gradient startx="0.000000000000000" starty="0.000000000000000" endx="0.000000000000000" endy="1.000000000000000" type="LinearGradient" spread="PadSpread" coordinatemode="ObjectBoundingMode">
         <gradientstop position="0.000000000000000">
          <color alpha="255">
           <red>60</red>
           <green>186</green>
           <blue>162</blue>
          </color>
         </gradientstop>
         <gradientstop position="1.000000000000000">
          <color alpha="255">
           <red>98</red>
           <green>211</green>
           <blue>162</blue>
          </color>
         </gradientstop>
        </gradient>
       </brush>
      </colorrole>
      <colorrole role="Light">
       <brush brushstyle="SolidPattern">
        <color alpha="255">
         <red>255</red>
         <green>127</green>
         <blue>191</blue>
        </color>
       </brush>
      </colorrole>
      <colorrole role="Midlight">
       <brush brushstyle="SolidPattern">
        <color alpha="255">
         <red>212</red>
         <green>106</green>
         <blue>159</blue>
        </color>
       </brush>
      </colorrole>
      <colorrole role="Dark">
       <brush brushstyle="SolidPattern">
        <color alpha="255">
         <red>85</red>
         <green>42</green>
         <blue>63</blue>
        </color>
       </brush>
      </colorrole>
      <colorrole role="Mid">
       <brush brushstyle="SolidPattern">
        <color alpha="255">
         <red>113</red>
         <green>56</green>
         <blue>84</blue>
        </color>
       </brush>
      </colorrole>
      <colorrole role="Text">
       <brush brushstyle="SolidPattern">
        <color alpha="255">
         <red>85</red>
         <green>42</green>
         <blue>63</blue>
        </color>
       </brush>
      </colorrole>
      <colorrole role="BrightText">
       <brush brushstyle="SolidPattern">
        <color alpha="255">
         <red>255</red>
         <green>255</green>
         <blue>255</blue>
        </color>
       </brush>
      </colorrole>
      <colorrole role="ButtonText">
       <brush brushstyle="SolidPattern">
        <color alpha="255">
         <red>85</red>
         <green>42</green>
         <blue>63</blue>
        </color>
       </brush>
      </colorrole>
      <colorrole role="Base">
       <brush brushstyle="LinearGradientPattern">
        <gradient startx="0.000000000000000" starty="0.000000000000000" endx="0.000000000000000" endy="1.000000000000000" type="LinearGradient" spread="PadSpread" coordinatemode="ObjectBoundingMode">
         <gradientstop position="0.000000000000000">
          <color alpha="255">
           <red>60</red>
           <green>186</green>
           <blue>162</blue>
          </color>
         </gradientstop>
         <gradientstop position="1.000000000000000">
          <color alpha="255">
           <red>98</red>
           <green>211</green>
           <blue>162</blue>
          </color>
         </gradientstop>
        </gradient>
       </brush>
      </colorrole>
      <colorrole role="Window">
       <brush brushstyle="LinearGradientPattern">
        <gradient startx="0.000000000000000" starty="0.000000000000000" endx="0.000000000000000" endy="1.000000000000000" type="LinearGradient" spread="PadSpread" coordinatemode="ObjectBoundingMode">
         <gradientstop position="0.000000000000000">
          <color alpha="255">
           <red>60</red>
           <green>186</green>
           <blue>162</blue>
          </color>
         </gradientstop>
         <gradientstop position="1.000000000000000">
          <color alpha="255">
           <red>98</red>
           <green>211</green>
           <blue>162</blue>
          </color>
         </gradientstop>
        </gradient>
       </brush>
      </colorrole>
      <colorrole role="Shadow">
       <brush brushstyle="SolidPattern">
        <color alpha="255">
         <red>0</red>
         <green>0</green>
         <blue>0</blue>
        </color>
       </brush>
      </colorrole>
      <colorrole role="AlternateBase">
       <brush brushstyle="SolidPattern">
        <color alpha="255">
         <red>170</red>
         <green>85</green>
         <blue>127</blue>
        </color>
       </brush>
      </colorrole>
      <colorrole role="ToolTipBase">
       <brush brushstyle="SolidPattern">
        <color alpha="255">
         <red>255</red>
         <green>255</green>
         <blue>220</blue>
        </color>
       </brush>
      </colorrole>
      <colorrole role="ToolTipText">
       <brush brushstyle="SolidPattern">
        <color alpha="255">
         <red>0</red>
         <green>0</green>
         <blue>0</blue>
        </color>
       </brush>
      </colorrole>
     </disabled>
    </palette>
   </property>
   <property name="autoFillBackground">
    <bool>false</bool>
   </property>
   <property name="styleSheet">
    <string notr="true">QPushButton {
     background-color: qlineargradient(spread:pad, x1:0, y1:0, x2:0, y2:1,   stop:0 rgba(60, 186, 162, 255), stop:1 rgba(98, 211, 162, 255)); border: 1px solid black;
     border-radius: 5px;

}</string>
   </property>
   <property name="text">
    <string>Start Next Game</string>
   </property>
  </widget>
 </widget>
 <resources/>
 <connections/>
</ui>
